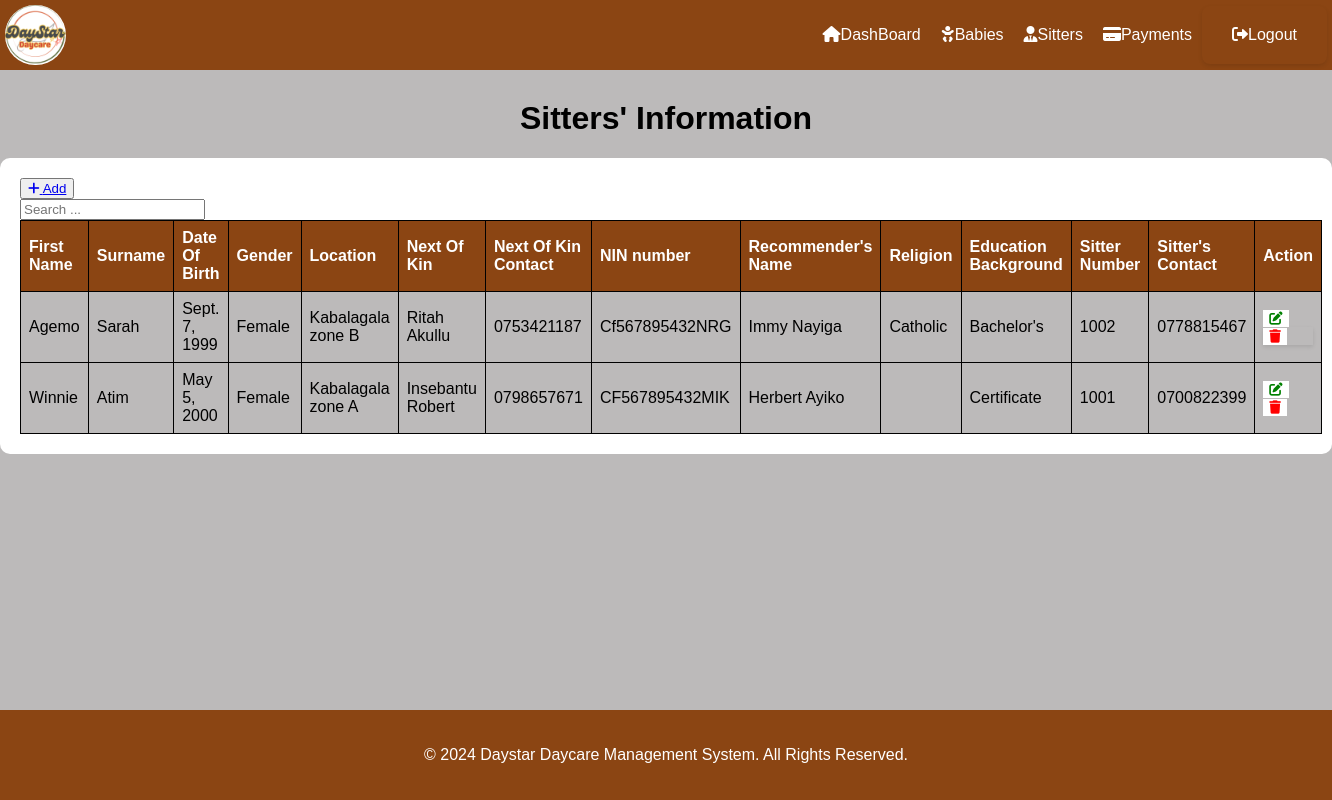
The page /list/ on the database as committed earlier.
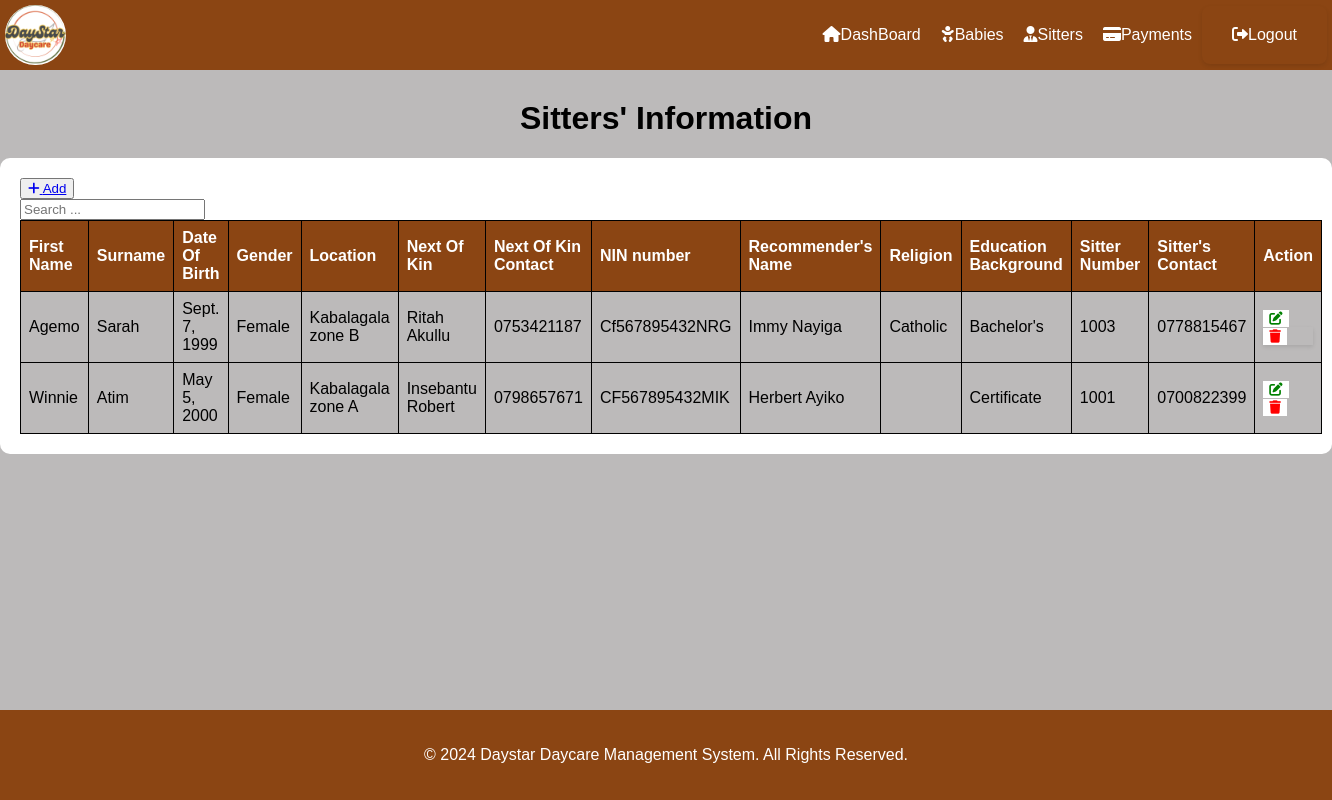
The same page on the database as committed later.
### ddms_app/models.py (models this page shows, shortened)
class Record(models.Model):
    GENDER = (
        ('Male', 'Male'),
        ('Female', 'Female'),
    )
    created_at = models.DateTimeField(auto_now_add=True)
    first_name = models.CharField(max_length=50)
    last_name = models.CharField(max_length=50)
    date_of_birth = models.DateField()
    gender = models.CharField(max_length=10, choices=GENDER)
    location = models.CharField(max_length=30)
    next_of_kin = models.CharField(max_length=50)
    next_of_kin_phone = models.CharField(max_length=15)
    NIN_number = models.CharField(max_length=30)
    recommenders_name = models.CharField(max_length=50)
    religion = models.CharField(max_length=20)
    level_of_education = models.CharField(max_length=20)
    sitter_number = models.IntegerField(unique=True, default=0)
    phone_number = models.CharField(max_length=20)

### ddms_app/views.py (the view)
# urls.py: path('list/', views.record_list, name='record_list'),
def record_list(request):
    records = Record.objects.all()
    return render(request, 'record_list.html', {'records': records})

### ddms_app/templates/record_list.html (shortened to what this page needs)
{% extends  'base.html' %}
{% block content%}
    <h1>Sitters' Information</h1>
    <div   class="mt-4 p-5 bg-secondary text-white rounded">
         <table  class="table table-striped table-bordered">
        <div class="mb-3">
            <button><a href="{% url 'add_record' %}" class="btn btn-success">
                <i class="fas fa-plus"></i> Add
            </a></button>
            <form class="button" style="  box-shadow: 0px; padding: 0px; border-radius: 0px; margin: 0px; max-width: 200px;" method="GET" action="{% url 'rege_list' %}">
                <input type="text" name="search" class="form-control" placeholder="Search ...">
            </form>
        </div>
            <thead>
                <tr>
                    <th>First Name</th>
                    <th>Surname</th>
                    <th>Date Of Birth</th>
                    <th>Gender</th>
                    <th>Location</th>
                    <th>Next Of Kin</th>
                    <th>Next Of Kin Contact</th>
                    <th>NIN number</th>
                    <th>Recommender's Name</th>
                    <th>Religion</th>
                    <th>Education Background</th>
                    <th>Sitter Number</th>
                    <th>Sitter's Contact</th>
                    <th>Action</th>
                </tr>
            </thead>
            <tbody>
                {% for record in records %}
                    <tr>
                        <td>{{ record.first_name }}</td>
                        <td>{{ record.last_name }}</td>
                        <td>{{ record.date_of_birth }}</td>
                        <td>{{ record.gender }}</td>
                        <td>{{ record.location }}</td>
                        <td>{{ record.next_of_kin }}</td>
                        <td>{{ record.next_of_kin_phone }}</td>
                        <td>{{ record.NIN_number }}</td>
                        <td>{{ record.recommenders_name }}</td>
                        <td>{{ record.religion }}</td>
                        <td>{{ record.level_of_education }}</td>
                        <td>{{ record.sitter_number }}</td>
                        <td>{{ record.phone_number }}</td>
                        <td>
                            <button type="submit"><a href="{% url 'edit_record' record.id %}" class="btn btn-danger"><i class="fas fa-edit"></i></a></button>
                            <form  style="  box-shadow: 0px;padding: 0px; border-radius: 0px; margin: 0px;" action="{% url 'delete_record' record.id %}" method="post"  onsubmit="return confirm('Are you sure you want to delete this record?');" >
                                <button  ><i class="fas fa-trash"></i></button>
                            </div>
                {% endfor %}
    </div>
    {% endblock %}

Rows that differ between the two databases and show on the page:
changed Record "Agemo": sitter_number "1002" → "1003"
